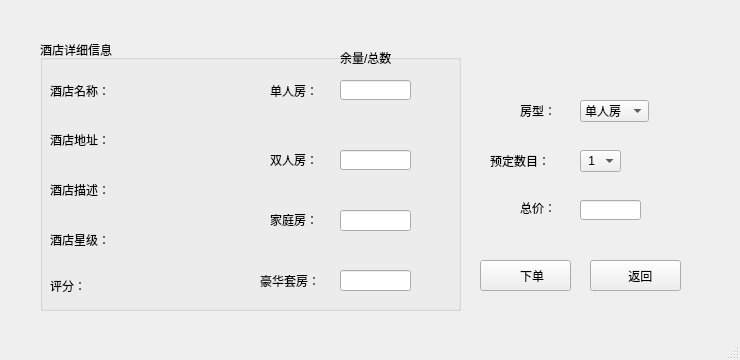
<?xml version="1.0" encoding="UTF-8"?>
<ui version="4.0">
 <class>seeHotel</class>
 <widget class="QMainWindow" name="seeHotel">
  <property name="geometry">
   <rect>
    <x>0</x>
    <y>0</y>
    <width>740</width>
    <height>360</height>
   </rect>
  </property>
  <property name="sizePolicy">
   <sizepolicy hsizetype="Fixed" vsizetype="Fixed">
    <horstretch>0</horstretch>
    <verstretch>0</verstretch>
   </sizepolicy>
  </property>
  <property name="minimumSize">
   <size>
    <width>740</width>
    <height>360</height>
   </size>
  </property>
  <property name="maximumSize">
   <size>
    <width>740</width>
    <height>360</height>
   </size>
  </property>
  <property name="windowTitle">
   <string>Nest</string>
  </property>
  <widget class="QWidget" name="centralwidget">
   <widget class="QComboBox" name="roomType">
    <property name="geometry">
     <rect>
      <x>580</x>
      <y>100</y>
      <width>69</width>
      <height>22</height>
     </rect>
    </property>
    <property name="styleSheet">
     <string notr="true">font: 10pt &quot;华文楷体&quot;;</string>
    </property>
    <item>
     <property name="text">
      <string>单人房</string>
     </property>
    </item>
    <item>
     <property name="text">
      <string>双人房</string>
     </property>
    </item>
    <item>
     <property name="text">
      <string>家庭房</string>
     </property>
    </item>
    <item>
     <property name="text">
      <string>豪华套房</string>
     </property>
    </item>
   </widget>
   <widget class="QLabel" name="label">
    <property name="geometry">
     <rect>
      <x>520</x>
      <y>100</y>
      <width>41</width>
      <height>21</height>
     </rect>
    </property>
    <property name="styleSheet">
     <string notr="true">font: 12pt &quot;华文楷体&quot;;</string>
    </property>
    <property name="text">
     <string>房型：</string>
    </property>
   </widget>
   <widget class="QLabel" name="label_2">
    <property name="geometry">
     <rect>
      <x>490</x>
      <y>150</y>
      <width>71</width>
      <height>21</height>
     </rect>
    </property>
    <property name="styleSheet">
     <string notr="true">font: 12pt &quot;华文楷体&quot;;</string>
    </property>
    <property name="text">
     <string>预定数目：</string>
    </property>
   </widget>
   <widget class="QLabel" name="label_3">
    <property name="geometry">
     <rect>
      <x>520</x>
      <y>200</y>
      <width>61</width>
      <height>16</height>
     </rect>
    </property>
    <property name="styleSheet">
     <string notr="true">font: 12pt &quot;华文楷体&quot;;</string>
    </property>
    <property name="text">
     <string>总价：</string>
    </property>
   </widget>
   <widget class="QLineEdit" name="totalprice">
    <property name="geometry">
     <rect>
      <x>580</x>
      <y>200</y>
      <width>61</width>
      <height>20</height>
     </rect>
    </property>
    <property name="styleSheet">
     <string notr="true">font: italic 12pt &quot;Calibri&quot;;</string>
    </property>
   </widget>
   <widget class="QPushButton" name="pushButton">
    <property name="geometry">
     <rect>
      <x>480</x>
      <y>260</y>
      <width>91</width>
      <height>31</height>
     </rect>
    </property>
    <property name="styleSheet">
     <string notr="true">QPushButton
{
border-image: url(:/images/button1.png);
font: 12pt &quot;华文楷体&quot;;
color:rgb(0, 0, 0)
}
QPushButton:hover
{
border-image: url(:/images/button1.png);
font: 12pt  &quot;华文楷体&quot;;
color:rgb(102, 102, 102)
}
QPushButton:pressed
{
border-image: url(:/images/button1.png);
font: 12pt  &quot;华文楷体&quot;;
color:rgb(180, 180, 180)
}
QPushButton
{
border-image: url(:/images/button1.png);
font: 12pt &quot;华文楷体&quot;;
color:rgb(0, 0, 0)
}
QPushButton:hover
{
border-image: url(:/images/button1.png);
font: 12pt  &quot;华文楷体&quot;;
color:rgb(102, 102, 102)
}
QPushButton:pressed
{
border-image: url(:/images/button1.png);
font: 12pt  &quot;华文楷体&quot;;
color:rgb(180, 180, 180)
}
</string>
    </property>
    <property name="text">
     <string>    下单</string>
    </property>
   </widget>
   <widget class="QComboBox" name="roomnumber">
    <property name="geometry">
     <rect>
      <x>580</x>
      <y>150</y>
      <width>41</width>
      <height>22</height>
     </rect>
    </property>
    <property name="styleSheet">
     <string notr="true">font: 12pt &quot;Calibri&quot;;</string>
    </property>
    <item>
     <property name="text">
      <string> 1</string>
     </property>
    </item>
    <item>
     <property name="text">
      <string> 2</string>
     </property>
    </item>
    <item>
     <property name="text">
      <string> 3</string>
     </property>
    </item>
    <item>
     <property name="text">
      <string> 4</string>
     </property>
    </item>
    <item>
     <property name="text">
      <string> 5</string>
     </property>
    </item>
    <item>
     <property name="text">
      <string> 6</string>
     </property>
    </item>
    <item>
     <property name="text">
      <string> 7</string>
     </property>
    </item>
    <item>
     <property name="text">
      <string> 8</string>
     </property>
    </item>
    <item>
     <property name="text">
      <string> 9</string>
     </property>
    </item>
    <item>
     <property name="text">
      <string>10</string>
     </property>
    </item>
   </widget>
   <widget class="QPushButton" name="pushButton_3">
    <property name="geometry">
     <rect>
      <x>590</x>
      <y>260</y>
      <width>91</width>
      <height>31</height>
     </rect>
    </property>
    <property name="styleSheet">
     <string notr="true">QPushButton
{
border-image: url(:/images/button1.png);
font: 12pt &quot;华文楷体&quot;;
color:rgb(0, 0, 0)
}
QPushButton:hover
{
border-image: url(:/images/button1.png);
font: 12pt  &quot;华文楷体&quot;;
color:rgb(102, 102, 102)
}
QPushButton:pressed
{
border-image: url(:/images/button1.png);
font: 12pt  &quot;华文楷体&quot;;
color:rgb(180, 180, 180)
}
</string>
    </property>
    <property name="text">
     <string>   返回</string>
    </property>
   </widget>
   <widget class="QGroupBox" name="groupBox">
    <property name="geometry">
     <rect>
      <x>40</x>
      <y>40</y>
      <width>421</width>
      <height>271</height>
     </rect>
    </property>
    <property name="styleSheet">
     <string notr="true">font: 11pt &quot;华文楷体&quot;;</string>
    </property>
    <property name="title">
     <string>酒店详细信息</string>
    </property>
    <widget class="QLineEdit" name="Luxury">
     <property name="geometry">
      <rect>
       <x>300</x>
       <y>230</y>
       <width>71</width>
       <height>21</height>
      </rect>
     </property>
    </widget>
    <widget class="QLineEdit" name="Single">
     <property name="geometry">
      <rect>
       <x>300</x>
       <y>40</y>
       <width>71</width>
       <height>20</height>
      </rect>
     </property>
    </widget>
    <widget class="QLineEdit" name="Double">
     <property name="geometry">
      <rect>
       <x>300</x>
       <y>110</y>
       <width>71</width>
       <height>20</height>
      </rect>
     </property>
    </widget>
    <widget class="QLabel" name="label_4">
     <property name="geometry">
      <rect>
       <x>230</x>
       <y>40</y>
       <width>61</width>
       <height>21</height>
      </rect>
     </property>
     <property name="text">
      <string>单人房：</string>
     </property>
    </widget>
    <widget class="QLabel" name="label_6">
     <property name="geometry">
      <rect>
       <x>230</x>
       <y>110</y>
       <width>51</width>
       <height>20</height>
      </rect>
     </property>
     <property name="text">
      <string>双人房：</string>
     </property>
    </widget>
    <widget class="QLabel" name="label_8">
     <property name="geometry">
      <rect>
       <x>220</x>
       <y>230</y>
       <width>61</width>
       <height>21</height>
      </rect>
     </property>
     <property name="text">
      <string>豪华套房：</string>
     </property>
    </widget>
    <widget class="QLabel" name="label_7">
     <property name="geometry">
      <rect>
       <x>230</x>
       <y>170</y>
       <width>51</width>
       <height>20</height>
      </rect>
     </property>
     <property name="text">
      <string>家庭房：</string>
     </property>
    </widget>
    <widget class="QLineEdit" name="Family">
     <property name="geometry">
      <rect>
       <x>300</x>
       <y>170</y>
       <width>71</width>
       <height>21</height>
      </rect>
     </property>
    </widget>
    <widget class="QLabel" name="label_5">
     <property name="geometry">
      <rect>
       <x>300</x>
       <y>10</y>
       <width>71</width>
       <height>16</height>
      </rect>
     </property>
     <property name="text">
      <string>余量/总数</string>
     </property>
    </widget>
    <widget class="QLabel" name="label_9">
     <property name="geometry">
      <rect>
       <x>10</x>
       <y>40</y>
       <width>71</width>
       <height>21</height>
      </rect>
     </property>
     <property name="text">
      <string>酒店名称：</string>
     </property>
    </widget>
    <widget class="QLabel" name="label_10">
     <property name="geometry">
      <rect>
       <x>10</x>
       <y>190</y>
       <width>71</width>
       <height>20</height>
      </rect>
     </property>
     <property name="text">
      <string>酒店星级：</string>
     </property>
    </widget>
    <widget class="QLabel" name="label_11">
     <property name="geometry">
      <rect>
       <x>10</x>
       <y>90</y>
       <width>71</width>
       <height>20</height>
      </rect>
     </property>
     <property name="text">
      <string>酒店地址：</string>
     </property>
    </widget>
    <widget class="QLabel" name="label_12">
     <property name="geometry">
      <rect>
       <x>10</x>
       <y>140</y>
       <width>71</width>
       <height>20</height>
      </rect>
     </property>
     <property name="text">
      <string>酒店描述：</string>
     </property>
    </widget>
    <widget class="QLabel" name="name">
     <property name="geometry">
      <rect>
       <x>90</x>
       <y>40</y>
       <width>111</width>
       <height>21</height>
      </rect>
     </property>
     <property name="text">
      <string/>
     </property>
    </widget>
    <widget class="QLabel" name="location">
     <property name="geometry">
      <rect>
       <x>90</x>
       <y>90</y>
       <width>191</width>
       <height>21</height>
      </rect>
     </property>
     <property name="text">
      <string/>
     </property>
    </widget>
    <widget class="QLabel" name="feature">
     <property name="geometry">
      <rect>
       <x>90</x>
       <y>140</y>
       <width>151</width>
       <height>20</height>
      </rect>
     </property>
     <property name="text">
      <string/>
     </property>
    </widget>
    <widget class="QLabel" name="star">
     <property name="geometry">
      <rect>
       <x>90</x>
       <y>190</y>
       <width>91</width>
       <height>21</height>
      </rect>
     </property>
     <property name="text">
      <string/>
     </property>
    </widget>
    <widget class="QLabel" name="label_13">
     <property name="geometry">
      <rect>
       <x>10</x>
       <y>240</y>
       <width>54</width>
       <height>12</height>
      </rect>
     </property>
     <property name="text">
      <string>评分：</string>
     </property>
    </widget>
    <widget class="QLabel" name="score">
     <property name="geometry">
      <rect>
       <x>90</x>
       <y>235</y>
       <width>71</width>
       <height>21</height>
      </rect>
     </property>
     <property name="text">
      <string/>
     </property>
    </widget>
   </widget>
  </widget>
  <widget class="QStatusBar" name="statusbar"/>
 </widget>
 <resources/>
 <connections/>
</ui>
